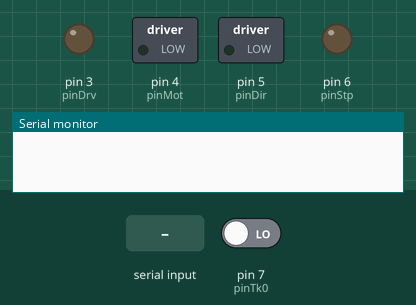
This program was run on a simulated SparkFun Pro Micro, built with avr-gcc and run on an emulated ATmega32U4. On the bench: switched loads named in the program (green lamp = pin HIGH), output pins drawn as LEDs (lit = HIGH), the last lines printed to the serial monitor. Inputs (shaded band) come from the test bench; at power-on: pin 7 (pinTk0) LOW.

Above: at 1.2 s.
1.3 s: "1" received over Serial
At 2.5 s:
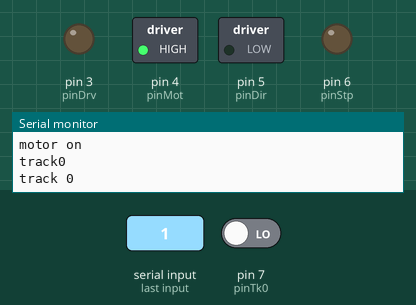
2.8 s: "e" received over Serial
At 3.8 s:
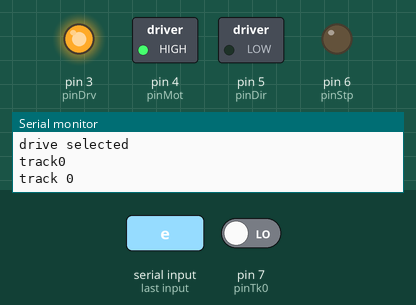
4.3 s: "0" received over Serial
At 5.0 s:
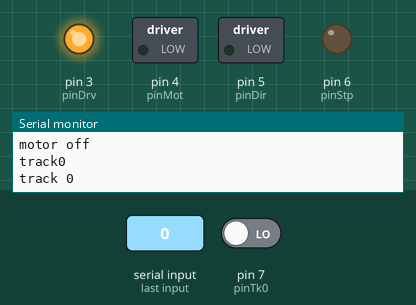
5.8 s: "i" received over Serial
At 6.2 s:
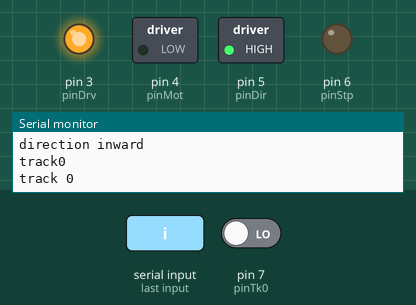
7.3 s: "d" received over Serial
At 8.5 s:
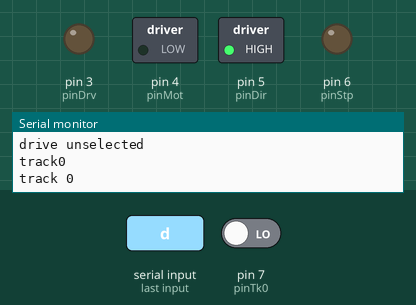
8.8 s: "1" received over Serial
At 9.6 s:
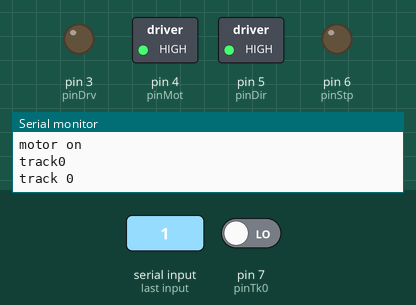
Timing chart, 0 to 11.3 s (numbered marks = the images above; inputs shaded):
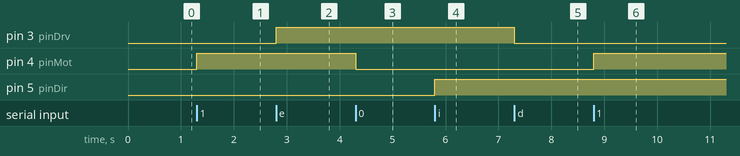

The program:

main.cpp
```cpp
#include <Arduino.h>

/*
Index    : 2 < inv high
Direction: 5 >     low
Step     : 6 >     low
Track 0  : 7 < inv high
Drive 1  : 3 >     low
Drive 2  : 4 >     low
Ready    : 8 < inv high
*/

#define pinIdx 2
#define pinDir 5
#define pinStp 6
#define pinTk0 7
#define pinDrv 3
#define pinMot 4
#define pinRdy 8

int track = -1;
int direction = 0;

void pinDirIn( void ) {
  digitalWrite( pinDir, 1 );
  direction = 1;
}

void pinDirOut( void ) {
  digitalWrite( pinDir, 0 );
  direction = -1;
}

void pinStpPulse( void ) {
  digitalWrite( pinStp, 1 );
  delayMicroseconds( 1 );
  digitalWrite( pinStp, 0 );
  if ( track >= 0 ) {
    track = track + direction;
  }
}

bool pinIdxSense( void ) {
  return digitalRead( pinIdx ) == LOW;
}

bool pinTk0Sense( void ) {
  return digitalRead( pinTk0 ) == LOW;
}

void pinDrvSel( bool v = true ) {
  digitalWrite( pinDrv, v );
}

void pinMotEna( bool v = true ) {
  digitalWrite( pinMot, v );
}


void setup() {

  Serial.begin( 115200 );
  while ( ! Serial );

  pinMode( pinIdx, INPUT );
  pinMode( pinDir, OUTPUT );
  pinMode( pinStp, OUTPUT );
  pinMode( pinTk0, INPUT );
  pinMode( pinDrv, OUTPUT );
  pinMode( pinMot, OUTPUT );
  pinMode( pinRdy, INPUT );

  track = -1;
}

void loop() {

  if ( Serial.available() ) {
    char c = Serial.read();

    if ( c == '0' ) {
      pinMotEna( false );
      Serial.println( "motor off" );
    }
    if ( c == '1' ) {
      pinMotEna( true );
      Serial.println( "motor on" );
    }
    if ( c == 'e' ) {
      pinDrvSel( true );
      Serial.println( "drive selected" );
    }
    if ( c == 'd' ) {
      pinDrvSel( false );
      Serial.println( "drive unselected" );
    }
    if ( c == 'i' ) {
      pinDirIn();
      Serial.println( "direction inward" );
    }
    if ( c == 'o' ) {
      pinDirOut();
      Serial.println( "direction outward" );
    }
    if ( c == 's' ) {
      pinStpPulse();
      Serial.println( "step" );
    }
    if ( pinTk0Sense() ) {
     Serial.println( "track0" );
     track = 0;
    }
    Serial.print ( "track " );
    Serial.println( track );
  }


}
```

Measured:
- after the input at 1.3 s, pin 4 (pinMot): LOW → HIGH at once
- after the input at 2.8 s, pin 3 (pinDrv): LOW → HIGH at once
- after the input at 4.3 s, pin 4 (pinMot): HIGH → LOW at once
- after the input at 5.8 s, pin 5 (pinDir): LOW → HIGH at once
- after the input at 7.3 s, pin 3 (pinDrv): HIGH → LOW at once
- after the input at 8.8 s, pin 4 (pinMot): LOW → HIGH at once
